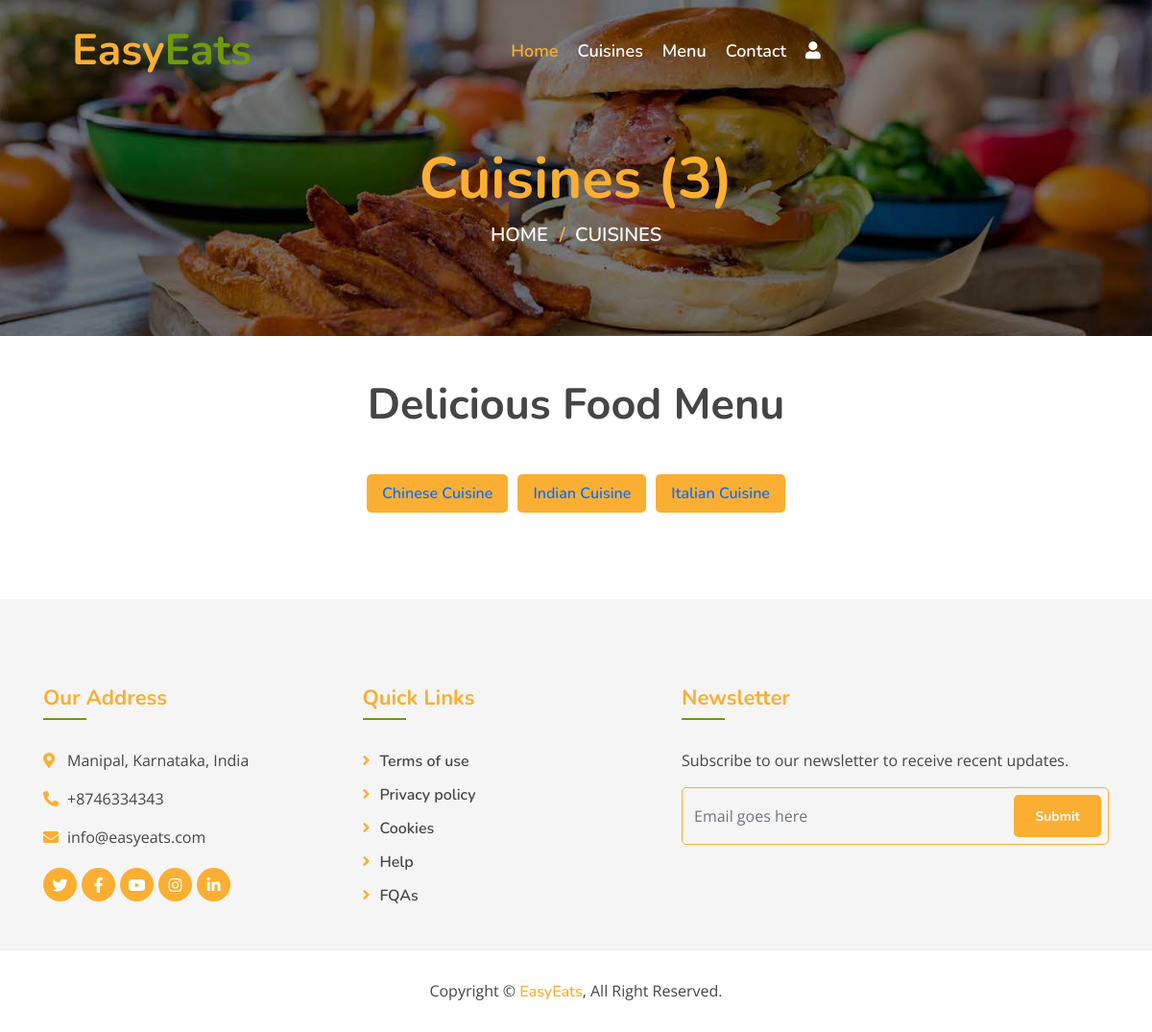
Page /cuisines/ on the committed database.
### myapp/models.py (models this page shows, shortened)
class Category(models.Model):
    name = models.CharField(max_length=100, unique=True)
    image = models.ImageField(upload_to="categories/%Y/%m/%d")
    icon = models.CharField(max_length=50, blank=True)
    description = models.TextField()
    added_on = models.DateTimeField(auto_now_add=True)
    updated_on = models.DateTimeField(auto_now=True)

### myapp/views.py (the view)
# urls.py: path('cuisines/', views.cuisines, name='cuisine'),
def cuisines(request):
    context ={}
    dishes = []
    cats = Category.objects.all().order_by('name')
    for cat in cats:
        dishes.append({
            'cat_id':cat.id,
            'cat_name':cat.name,
            'cat_img':cat.image,
            'items':list(cat.dish_set.all().values())
        })
    context['menu'] = dishes
    return render(request, 'cuisines.html', context)

### template/cuisines.html (shortened to what this page needs)
{% extends "base.html" %}
{% block content %}
<div class="page-header mb-0">
    <div class="container">
        <div class="row">
            <div class="col-12">
                <h2>Cuisines (3)</h2>
            </div>
            <div class="col-12">
                <a href="/">Home</a>
                <a href="/dishes">Cuisines</a>
            </div>
        </div>
    </div>
</div>
 <div class="menu">
    <div class="container">
        <div class="section-header text-center">
            <h2>Delicious Food Menu</h2>
        </div>
        <div class="menu-tab">
            <ul class="nav nav-pills justify-content-center">
                {% for category in menu %}
                    <li class="nav-item">
                        <a class="nav-link" data-toggle="pill" href="#c-{{category.cat_id}}">{{category.cat_name}}</a>
                    </li>
                {% endfor %}
            </ul>
            <div class="tab-content">
            </div>
        </div>
    </div>
</div>
{% endblock %}

### static/css/style.css (style rules this page uses)
body { color: #757575; background: #ffffff; font-family: 'open sans', sans-serif; }
h1, h2, h3, h4, h5, h6 { color: #454545; font-family: 'Nunito', sans-serif; }
a { font-family: 'Nunito', sans-serif; font-weight: 600; color: #fbaf32; transition: .3s; }
.page-header { position: relative; margin-bottom: 45px; padding: 150px 0 90px 0; text-align: center; background: linear-gradient(rgba(0, 0, 0, .5), rgba(0, 0, 0, .5)), url(../img/page-header.jpg); background-position: center; background-repeat: no-repeat; background-size: cover; }
.page-header h2 { position: relative; color: #fbaf32; font-size: 60px; font-weight: 700; }
.page-header a { position: relative; padding: 0 12px; font-size: 20px; text-transform: uppercase; color: #ffffff; }
.page-header a::after { position: absolute; content: "/"; width: 8px; height: 8px; top: -1px; right: -7px; text-align: center; color: #fbaf32; }
.page-header a:last-child::after { display: none; }
.section-header { position: relative; margin-bottom: 45px; }
.section-header h2 { margin: 0; position: relative; font-size: 45px; font-weight: 700; }
.menu { position: relative; padding: 45px 0 15px 0; }
.menu .menu-tab { position: relative; }
.menu .menu-tab .nav.nav-pills .nav-link { background: #fbaf32; border-radius: 5px; margin: 0 5px; }
.menu .menu-tab .tab-content { padding: 30px 0 0 0; background: transparent; }

### rows in the picture
Category: cat_name "Chinese Cuisine"
Category: cat_name "Indian Cuisine"
Category: cat_name "Italian Cuisine"
